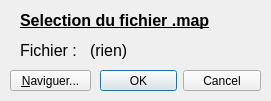
<?xml version="1.0" encoding="UTF-8"?>
<ui version="4.0">
 <class>DialogConfig</class>
 <widget class="QDialog" name="DialogConfig">
  <property name="geometry">
   <rect>
    <x>0</x>
    <y>0</y>
    <width>271</width>
    <height>101</height>
   </rect>
  </property>
  <property name="windowTitle">
   <string>File Selector</string>
  </property>
  <widget class="QDialogButtonBox" name="buttonBox">
   <property name="geometry">
    <rect>
     <x>100</x>
     <y>70</y>
     <width>161</width>
     <height>21</height>
    </rect>
   </property>
   <property name="orientation">
    <enum>Qt::Horizontal</enum>
   </property>
   <property name="standardButtons">
    <set>QDialogButtonBox::Cancel|QDialogButtonBox::Ok</set>
   </property>
  </widget>
  <widget class="QLabel" name="file">
   <property name="geometry">
    <rect>
     <x>20</x>
     <y>40</y>
     <width>61</width>
     <height>21</height>
    </rect>
   </property>
   <property name="font">
    <font>
     <pointsize>12</pointsize>
    </font>
   </property>
   <property name="text">
    <string>Fichier :</string>
   </property>
  </widget>
  <widget class="QLabel" name="fileName">
   <property name="geometry">
    <rect>
     <x>90</x>
     <y>40</y>
     <width>151</width>
     <height>21</height>
    </rect>
   </property>
   <property name="font">
    <font>
     <pointsize>12</pointsize>
    </font>
   </property>
   <property name="text">
    <string>(rien)</string>
   </property>
  </widget>
  <widget class="QPushButton" name="navig">
   <property name="geometry">
    <rect>
     <x>10</x>
     <y>70</y>
     <width>81</width>
     <height>21</height>
    </rect>
   </property>
   <property name="text">
    <string>&amp;Naviguer...</string>
   </property>
  </widget>
  <widget class="QLabel" name="title">
   <property name="geometry">
    <rect>
     <x>20</x>
     <y>10</y>
     <width>201</width>
     <height>21</height>
    </rect>
   </property>
   <property name="font">
    <font>
     <pointsize>12</pointsize>
     <weight>75</weight>
     <bold>true</bold>
     <underline>true</underline>
    </font>
   </property>
   <property name="text">
    <string>Selection du fichier .map</string>
   </property>
  </widget>
 </widget>
 <resources/>
 <connections>
  <connection>
   <sender>buttonBox</sender>
   <signal>accepted()</signal>
   <receiver>DialogConfig</receiver>
   <slot>accept()</slot>
   <hints>
    <hint type="sourcelabel">
     <x>248</x>
     <y>254</y>
    </hint>
    <hint type="destinationlabel">
     <x>157</x>
     <y>274</y>
    </hint>
   </hints>
  </connection>
  <connection>
   <sender>buttonBox</sender>
   <signal>rejected()</signal>
   <receiver>DialogConfig</receiver>
   <slot>reject()</slot>
   <hints>
    <hint type="sourcelabel">
     <x>316</x>
     <y>260</y>
    </hint>
    <hint type="destinationlabel">
     <x>286</x>
     <y>274</y>
    </hint>
   </hints>
  </connection>
 </connections>
</ui>
